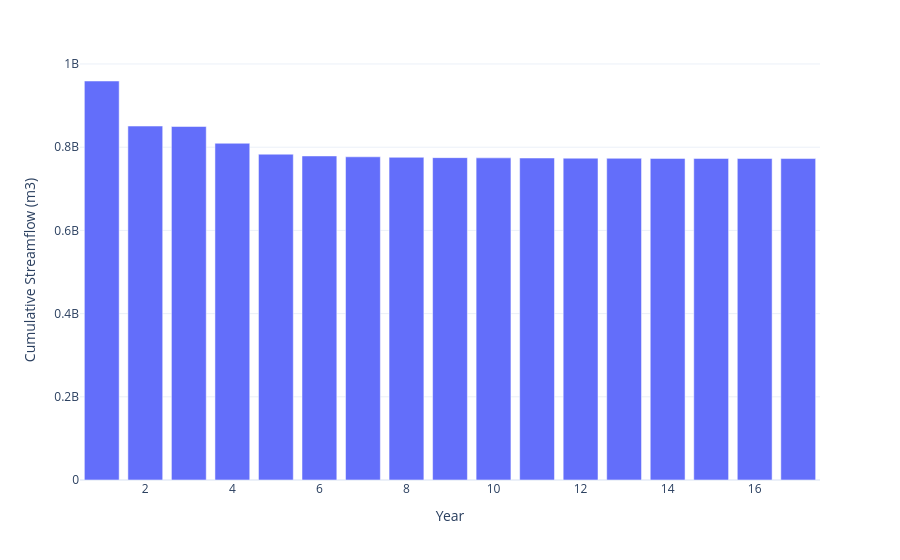

Notebook code cell kept with this figure:
### Code cell
fig.update_xaxes(title="Year")
fig.update_yaxes(title="Cumulative Streamflow (m3)")
fig.show()

### Figure 1 — Plotly figure (JSON) as saved in the notebook; plotly's stock layout.template omitted (floating-point values rounded to 4 significant figures)
{"data": [{"hovertemplate": "x=%{x}<br>y=%{y}<extra></extra>", "legendgroup": "", "marker": {"color": "#636efa", "pattern": {"shape": ""}}, "name": "", "orientation": "v", "showlegend": false, "textposition": "auto", "type": "bar", "x": [1, 2, 3, 4, 5, 6, 7, 8, 9, 10, 11, 12, 13, 14, 15, 16, 17], "xaxis": "x", "y": [959100000.0, 850800000.0, 849800000.0, 809400000.0, 783200000.0, 778900000.0, 776900000.0, 775700000.0, 774900000.0, 774300000.0, 773900000.0, 773600000.0, 773300000.0, 773100000.0, 773000000.0, 772800000.0, 772700000.0], "yaxis": "y"}], "layout": {"barmode": "relative", "legend": {"tracegroupgap": 0}, "margin": {"t": 60}, "xaxis": {"anchor": "y", "domain": [0, 1], "title": {"text": "Year"}}, "yaxis": {"anchor": "x", "domain": [0, 1], "title": {"text": "Cumulative Streamflow (m3)"}}}}
